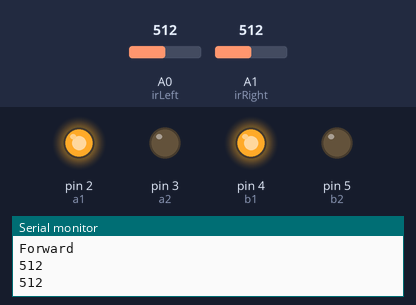
The sketch below on a simulated Arduino Uno, built with avr-gcc and run on an emulated ATmega328P. On the bench: output pins drawn as LEDs (lit = HIGH), the last lines printed to the serial monitor. The inputs (shaded band) are chosen by the test bench; at power-on: A0 (irLeft) = 512, A1 (irRight) = 512.

Above: at 2.8 s.
2.9 s: A0 (irLeft) set to 493
At 6.7 s:
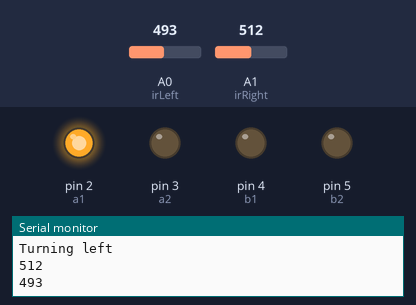
7.5 s: A1 (irRight) set to 490
At 10.9 s:
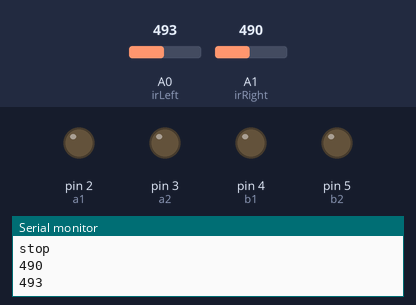
13.5 s: A0 (irLeft) set to 510
At 16.8 s:
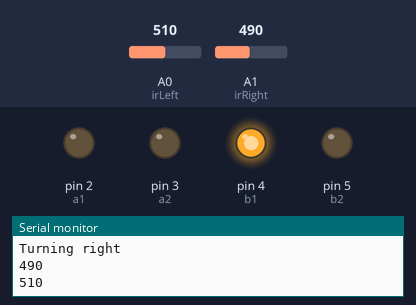
17.5 s: A0 (irLeft) set to 490
At 21.1 s:
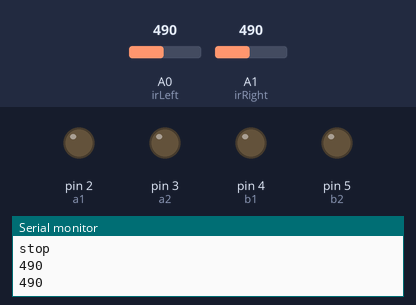
21.5 s: A0 (irLeft) set to 511
At 25.4 s:
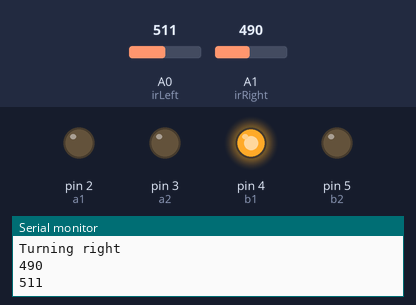
Timing chart, 0 to 26.5 s (numbered marks = the images above; inputs shaded):
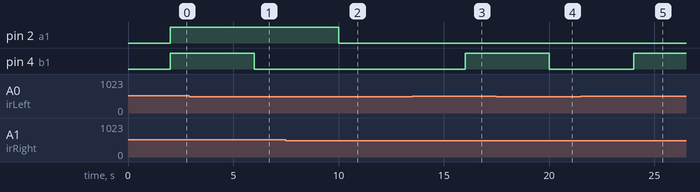

The sketch:

line_follower_robot.ino
```cpp
int a1=2;
int a2=3;
int b1=4;
int b2=5;
int irRight=A1;
int irLeft=A0;
int irRightState;
int irLeftState;

void setup() {
  // put your setup code here, to run once:
  pinMode(a1,OUTPUT);
  pinMode(a2,OUTPUT);
  pinMode(b1,OUTPUT);
  pinMode(b2,OUTPUT);
  pinMode(irRight,INPUT);
  pinMode(irLeft,INPUT);
  Serial.begin(9600);

}

void loop() {
  // put your main code here, to run repeatedly:
  irRightState=analogRead(A1);
  irLeftState=analogRead(A0);
  Serial.println(irRightState);
  Serial.println(irLeftState);
  delay(2000);
  if(irRightState>500&&irLeftState<500){
    Serial.println("Turning left");
    digitalWrite(b1,LOW);
    digitalWrite(b2,LOW);
    digitalWrite(a2,LOW);
    digitalWrite(a1,HIGH);
  }
  else if(irLeftState>500&&irRightState<500){
    Serial.println("Turning right");
    digitalWrite(b2,LOW);
    digitalWrite(a1,LOW);
    digitalWrite(a2,LOW);
    digitalWrite(b1,HIGH);
  }
  else if(irLeftState<500&&irRightState<500){
    Serial.println("stop");
    digitalWrite(a1,LOW);
    digitalWrite(b1,LOW);
    digitalWrite(a2,LOW);
    digitalWrite(b2,LOW);
  }
  else{
    Serial.println("Forward");
    digitalWrite(a1,HIGH);
    digitalWrite(b1,HIGH);
    digitalWrite(a2,LOW);
    digitalWrite(b2,LOW);
  }

}
```

Measured:
- the behaviour switches between 500 and 499 on A0 (irLeft) (found by bisection; images 0 and 1)
- after the input at 2.9 s, pin 4 (b1): HIGH → LOW after 3.1 s
- after the input at 7.5 s, pin 2 (a1): HIGH → LOW after 2.5 s
- after the input at 13.5 s, pin 4 (b1): LOW → HIGH after 2.5 s
- after the input at 17.5 s, pin 4 (b1): HIGH → LOW after 2.5 s
- after the input at 21.5 s, pin 4 (b1): LOW → HIGH after 2.5 s
